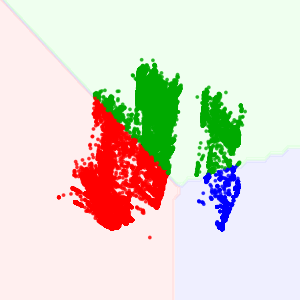
#> input picture netflowprofiling/notebooks/attack_images/Botnet-Friday.png, 300 x 300 px; its folder holds only this picture in this run
$ jupyter execute --allow-errors netflowprofiling.ipynb
#> lines starting #> are read from the running program, lines starting #| are printed output that depends on the picture
[cell 1]
# /Users/nanaue/Documents/Projects/Portfolio/dataglancer.github.io/attackidentifier/data/
# '../../attackidentifier/data/Botnet-Friday-02-03-2018_TrafficForML_CICFlowMeter.parquet'
# /Users/nanaue/Documents/Projects/Portfolio/dataglancer.github.io/attackidentifier/data/Infil1-Wednesday-28-02-2018_TrafficForML_CICFlowMeter.parquet

# /Users/nanaue/Documents/Projects/Portfolio/dataglancer.github.io/attackidentifier/data/Bruteforce-Wednesday-14-02-2018_TrafficForML_CICFlowMeter.parquet

# /Users/nanaue/Documents/Projects/Portfolio/dataglancer.github.io/attackidentifier/data/DDoS1-Tuesday-20-02-2018_TrafficForML_CICFlowMeter.parquet

#     /Users/nanaue/Documents/Projects/Portfolio/dataglancer.github.io/attackidentifier/data/DoS1-Thursday-15-02-2018_TrafficForML_CICFlowMeter.parquet


#     /Users/nanaue/Documents/Projects/Portfolio/dataglancer.github.io/attackidentifier/data/Web1-Thursday-22-02-2018_TrafficForML_CICFlowMeter.parquet

[cell 2]
#Generate images from all attack files

import os
import pandas as pd
import numpy as np
import matplotlib.pyplot as plt
from sklearn.preprocessing import MinMaxScaler
from sklearn.decomposition import PCA
from sklearn.cluster import KMeans
from imblearn.over_sampling import RandomOverSampler
from matplotlib.colors import ListedColormap

# Create output directory
output_dir = "attack_images"
os.makedirs(output_dir, exist_ok=True)


# Files to process
attack_files = {
    "Botnet-Friday": "../../attackidentifier/data/Botnet-Friday-02-03-2018_TrafficForML_CICFlowMeter.parquet",
    "Infil1-Wednesday": "../../attackidentifier/data/Infil1-Wednesday-28-02-2018_TrafficForML_CICFlowMeter.parquet",
    "Bruteforce-Wednesday": "../../attackidentifier/data/Bruteforce-Wednesday-14-02-2018_TrafficForML_CICFlowMeter.parquet",
    "DDoS1-Tuesday": "../../attackidentifier/data/DDoS1-Tuesday-20-02-2018_TrafficForML_CICFlowMeter.parquet",
    "DoS1-Thursday": "../../attackidentifier/data/DoS1-Thursday-15-02-2018_TrafficForML_CICFlowMeter.parquet",
    "Web1-Thursday": "../../attackidentifier/data/Web1-Thursday-22-02-2018_TrafficForML_CICFlowMeter.parquet"
}

# Loop over each attack
for name, path in attack_files.items():
    try:
        df = pd.read_parquet(path)
        X = df.drop('Label', axis=1).select_dtypes(include=[np.number])
        y = df['Label']

        # Oversample
        X_bal, y_bal = RandomOverSampler(random_state=42).fit_resample(X, y)

        # Normalize
        X_scaled = MinMaxScaler().fit_transform(X_bal)

        # PCA
        X_pca = PCA(n_components=2).fit_transform(X_scaled)

        # KMeans
        y_pred = KMeans(n_clusters=3, random_state=42).fit_predict(X_pca)

        # Mesh grid for decision boundary
        h = 0.1
        x_min, x_max = X_pca[:, 0].min() - 1, X_pca[:, 0].max() + 1
        y_min, y_max = X_pca[:, 1].min() - 1, X_pca[:, 1].max() + 1
        xx, yy = np.meshgrid(np.arange(x_min, x_max, h),
                             np.arange(y_min, y_max, h))
        Z = KMeans(n_clusters=3, random_state=42).fit(X_pca).predict(np.c_[xx.ravel(), yy.ravel()])
        Z = Z.reshape(xx.shape)

        # Plot
        cmap_background = ListedColormap(['#FFCCCC', '#CCCCFF', '#CCFFCC'])
        cmap_points = ListedColormap(['#FF0000', '#0000FF', '#00AA00'])
        plt.figure(figsize=(3, 3), dpi=100)
        plt.contourf(xx, yy, Z, cmap=cmap_background, alpha=0.3)
        plt.scatter(X_pca[:, 0], X_pca[:, 1], c=y_pred, cmap=cmap_points, s=3, alpha=0.7)
        plt.axis('off')
        plt.grid(True)
        plt.tight_layout(pad=0)

        # Save image
        plt.savefig(f"{output_dir}/{name}.png", dpi=100, bbox_inches='tight', pad_inches=0)
        plt.show()
        plt.close()

    except Exception as e:
        print(f"Error processing {name}: {e}")

[cell 3]
import os
import numpy as np
from PIL import Image
from sklearn.decomposition import PCA
import matplotlib.pyplot as plt

# Path to directory containing your 6 PNGs
image_dir = 'attack_images'
image_files = sorted([f for f in os.listdir(image_dir) if f.endswith('.png')])

# Load and flatten each image
image_vectors = []
for file in image_files:
    img = Image.open(os.path.join(image_dir, file)).convert('L')   # convert to grayscale
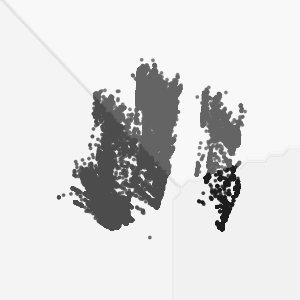
#> img: PIL image 300x300 L; min 29, max 248, mean 219.6
    img_resized = img.resize((300, 300))                           # ensure consistent size
    img_array = np.asarray(img_resized, dtype=np.float32).flatten()
    image_vectors.append(img_array)

# Stack all flattened images into a matrix
image_matrix = np.stack(image_vectors)
print(image_matrix)
#> (printed output is left out)

# Perform PCA — set components to number of images (6 here)
n_components = len(image_files)  # Now handles 6 automatically
pca = PCA(n_components=n_components)
eigen_profiles = pca.fit(image_matrix)

# Print explained variance
print("Explained variance ratio:", pca.explained_variance_ratio_)

# Plot eigenfaces
fig, axes = plt.subplots(1, n_components, figsize=(16, 3))
#> (the rest of this cell did not finish here and is left out)

[cell 4]
import os
import pandas as pd
import numpy as np
import matplotlib.pyplot as plt
from sklearn.preprocessing import MinMaxScaler
from sklearn.decomposition import PCA
from sklearn.cluster import KMeans
from imblearn.over_sampling import RandomOverSampler
from matplotlib.colors import ListedColormap

# Directories
input_base = "attack_data"
output_base = "attack_images_augmented"
os.makedirs(output_base, exist_ok=True)

# Parameters
num_augmentations = 5
noise_std = 0.02  # Small noise for Gaussian perturbation

# Loop over attack categories and files
#> (the rest of this cell did not finish here and is left out)

[cell 5]
import os
import numpy as np
import matplotlib.pyplot as plt
from sklearn.decomposition import PCA
from PIL import Image

# Configuration
IMAGE_DIR = "attack_images_augmented"
GROUPS = ["application", "credential", "denial", "exploit"]
IMG_SIZE = (300, 300)
NUM_COMPONENTS = 5

os.makedirs("eigen_models", exist_ok=True)
os.makedirs("mean_images", exist_ok=True)

#> (the rest of this cell did not finish here and is left out)

[cell 6]
import os
import numpy as np
import pandas as pd
import matplotlib.pyplot as plt
from sklearn.preprocessing import MinMaxScaler
from sklearn.decomposition import PCA
from sklearn.cluster import KMeans
from imblearn.over_sampling import RandomOverSampler
from matplotlib.colors import ListedColormap

# Config
NUM_TEST_IMAGES = 3
TEST_SEED = 99
TEST_OUTPUT_DIR = "attack_images_test"
DATA_DIR = "attack_data"

# Same groupings
group_dirs = {
    "application": ["Web1-Thursday.parquet", "Web2-Friday.parquet"],
    "credential": ["Bruteforce-Wednesday.parquet"],
    "denial": ["DDoS1-Tuesday.parquet", "DDoS2-Wednesday.parquet", "DoS1-Thursday.parquet", "DoS2-Friday.parquet"],
    "exploit": ["Botnet-Friday.parquet", "Infil1-Wednesday.parquet", "Infil2-Thursday.parquet"]
}

# Colors
cmap_background = ListedColormap(['#FFCCCC', '#CCCCFF', '#CCFFCC'])
cmap_points = ListedColormap(['#FF0000', '#0000FF', '#00AA00'])

# Generate test images
#> (the rest of this cell did not finish here and is left out)

[cell 7]
#Compare each group's eigenfaces and assign it to the group that best reconstructs it.
#For each image:
#1. Project the image onto each group's eigenface basis.
#2. Reconstruct the image from its projection
#3. Compute recconstruction error (e.g. L2 norm)
#2 Assign the image to the group with the smallest error

[cell 8]
from sklearn.decomposition import PCA
from sklearn.preprocessing import StandardScaler
import numpy as np
from PIL import Image
import os

# Load PCA models (per group)
group_names = ['application', 'credential', 'denial', 'exploit']
eigen_models = {}
mean_images = {}

#> (the rest of this cell did not finish here and is left out)

[cell 9]
import os
import matplotlib.pyplot as plt
from PIL import Image
import numpy as np

# [42 lines left out: function classify_attack_image, not called in this run]

[cell 10]
test_root = 'attack_images_test'

results = []
#> (the rest of this cell did not finish here and is left out)

[cell 11]
import pandas as pd

# Reconstruct results from your previous output
results = [
    ("Web2-Friday_test1.png", "application", "application", 2767.61),
    ("Web2-Friday_test3.png", "application", "application", 2981.84),
    ("Web2-Friday_test2.png", "application", "application", 2789.34),
    ("Web1-Thursday_test1.png", "application", "application", 3050.41),
    ("Web1-Thursday_test3.png", "application", "application", 2977.45),
    ("Web1-Thursday_test2.png", "application", "application", 2999.30),
    ("Bruteforce-Wednesday_test1.png", "credential", "credential", 3344.20),
    ("Bruteforce-Wednesday_test2.png", "credential", "credential", 3270.69),
    ("Bruteforce-Wednesday_test3.png", "credential", "credential", 3227.02),
    ("DDoS2-Wednesday_test2.png", "denial", "denial", 1926.01),
    ("DoS2-Friday_test1.png", "denial", "denial", 2964.78),
    ("DDoS2-Wednesday_test3.png", "denial", "denial", 1908.37),
    ("DDoS2-Wednesday_test1.png", "denial", "denial", 1913.15),
    ("DoS2-Friday_test2.png", "denial", "denial", 2965.25),
    ("DoS2-Friday_test3.png", "denial", "denial", 2964.54),
    ("DDoS1-Tuesday_test2.png", "denial", "denial", 3326.33),
    ("DoS1-Thursday_test2.png", "denial", "denial", 3654.82),
    ("DoS1-Thursday_test3.png", "denial", "denial", 3617.65),
    ("DDoS1-Tuesday_test3.png", "denial", "denial", 3962.46),
    ("DDoS1-Tuesday_test1.png", "denial", "denial", 3965.42),
    ("DoS1-Thursday_test1.png", "denial", "denial", 3689.68),
    ("Botnet-Friday_test1.png", "exploit", "exploit", 3728.97),
    ("Botnet-Friday_test2.png", "exploit", "exploit", 3129.00),
    ("Botnet-Friday_test3.png", "exploit", "exploit", 3134.76),
    ("Infil1-Wednesday_test1.png", "exploit", "exploit", 3503.59),
    ("Infil1-Wednesday_test3.png", "exploit", "exploit", 3661.05),
    ("Infil1-Wednesday_test2.png", "exploit", "exploit", 3686.89),
    ("Infil2-Thursday_test3.png", "exploit", "exploit", 3864.29),
    ("Infil2-Thursday_test2.png", "exploit", "exploit", 4074.26),
    ("Infil2-Thursday_test1.png", "exploit", "exploit", 3793.24),
]

error_data = pd.DataFrame(results, columns=["filename", "actual", "predicted", "error"])

[cell 12]
display(error_data)

[cell 13]
import pandas as pd
import seaborn as sns
import matplotlib.pyplot as plt

# Ensure consistent style
sns.set(style="whitegrid")

# Create a DataFrame from your results list
error_data = pd.DataFrame(results, columns=["filename", "actual", "predicted", "error"])
error_data["correct"] = error_data["actual"] == error_data["predicted"]

# Define color palette for attack types
attack_groups = sorted(error_data["actual"].unique())
group_palette = dict(zip(attack_groups, sns.color_palette("tab10", n_colors=len(attack_groups))))

# Set up the plot
plt.figure(figsize=(12, 6))

# Boxplot: show error distribution per group
sns.boxplot(
    data=error_data,
    x="actual",
    y="error",
    palette=group_palette,
    linewidth=1.5
)

# Stripplot: overlay actual points
sns.stripplot(
    data=error_data,
    x="actual",
    y="error",
    hue="actual",
    palette=group_palette,
    dodge=False,
    marker="o",
    edgecolor="black",
    linewidth=0.5,
    alpha=0.6
)

# Final touches
plt.title("Reconstruction Error by Attack Group")
plt.xlabel("Attack Group")
plt.ylabel("L2 Reconstruction Error")
plt.legend(title="Attack Group", bbox_to_anchor=(1.05, 1), loc="upper left")
plt.xticks(rotation=45)
plt.grid(axis='y', linestyle="--", alpha=0.4)
plt.tight_layout()
plt.savefig('coloredreconerrobyattack.png')
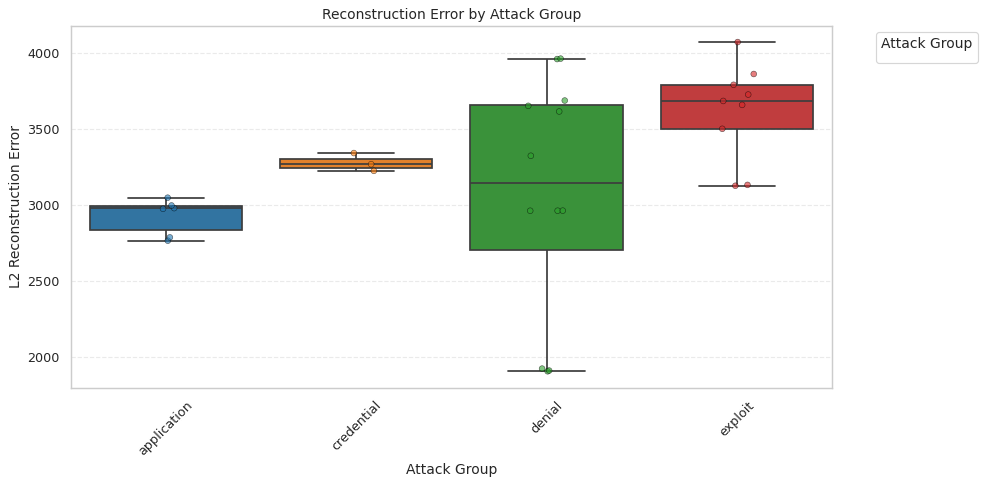
#> figure drawn by matplotlib, 1 panel
plt.show()

[cell 14]
import os
import numpy as np
import matplotlib.pyplot as plt
from sklearn.metrics.pairwise import euclidean_distances
from PIL import Image
import seaborn as sns
import pandas as pd

# Parameters
benign_parquet_path = 'remixed_data/benign_remix_100k.parquet'
model_root = 'eigen_models'
mean_root = 'mean_images'
attack_groups = ['application', 'credential', 'denial', 'exploit']

# Load eigen models and mean images
# [20 lines left out: functions load_eigen_data, normalize_to_image_vector, not called in this run]


# Load benign data
#> (the rest of this cell did not finish here and is left out)

[cell 15]
#latest version
import os
import numpy as np
import matplotlib.pyplot as plt
from sklearn.metrics.pairwise import euclidean_distances
from PIL import Image
import seaborn as sns
import pandas as pd

# Parameters
benign_parquet_path = 'remixed_data/benign_remix_100k.parquet'
model_root = 'eigen_models'
mean_root = 'mean_images'
attack_groups = ['application', 'credential', 'denial', 'exploit']
IMAGE_SHAPE = (300, 300)
NORMALIZE_AS_IMAGE = True  # Set to False if your PCA used raw float inputs

# Load eigen models and mean images
# [21 lines left out: functions load_eigen_data, normalize_to_image_vector, not called in this run]

# Load benign data
#> (the rest of this cell did not finish here and is left out)

[cell 16]
#Used for Toubleshooting only
import os
import numpy as np
import pandas as pd

# CONFIG
benign_parquet_path = 'remixed_data/benign_remix_100k.parquet'
model_root = 'eigen_models'
mean_root = 'mean_images'
attack_groups = ['application', 'credential', 'denial', 'exploit']
IMG_SIZE = (300, 300)  # should match PCA training
expected_dim = np.prod(IMG_SIZE)

# Load and inspect eigen models
print("\n--- Checking Eigenface Models ---")
for group in attack_groups:
    try:
        eigenfaces = np.load(os.path.join(model_root, f"{group}_eigenfaces.npy"))
        mean_face = np.load(os.path.join(mean_root, f"{group}_mean_face.npy"))
        print(f"✔ {group}: eigenfaces {eigenfaces.shape}, mean_face {mean_face.shape}")
        assert eigenfaces.shape[1] == expected_dim, f"{group} eigenfaces dimension mismatch!"
        assert mean_face.shape[0] == expected_dim, f"{group} mean face dimension mismatch!"
    except Exception as e:
        print(f"✘ {group}: Failed to load → {e}")

# Load and inspect benign data
print("\n--- Inspecting Benign Data ---")
#> (the rest of this cell did not finish here and is left out)
